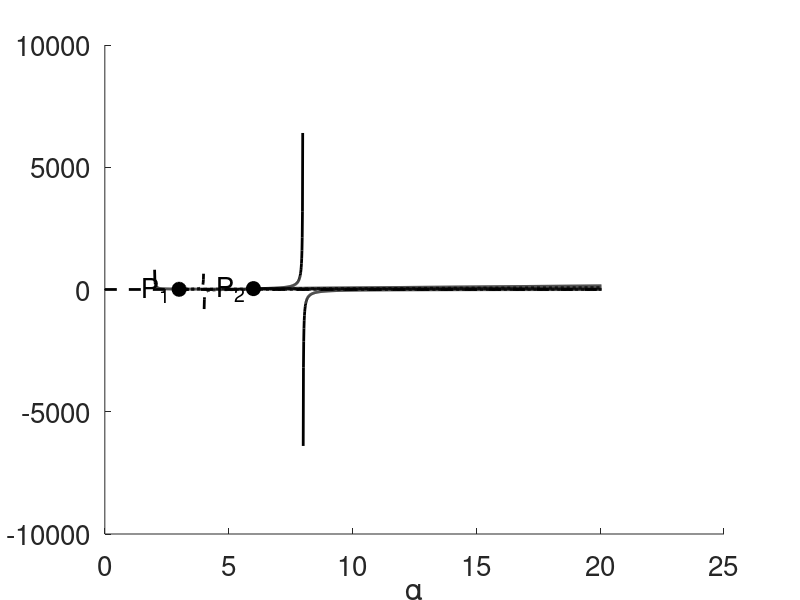

Write MATLAB code to recreate this figure. (Note: this script raises an error after producing the figure.)
function f=bnm1and2subPspace%(A)
alpha=(.05:.1:20.05); la=length(alpha);
beta=(2:.2:80); lb=length(beta);
A=zeros(la,lb);
[al,be]=meshgrid(alpha,beta);
al=al'; be=be';
A(be>2*al.^2./(al-2))=1;
A(al<2)=0;
m1=4./(8-al).*(9*al-al.^2+sqrt(al.*(al-6).^3));
m2=4./(8-al).*(9*al-al.^2-sqrt(al.*(al-6).^3));

B=zeros(la,lb);
be58=be; be58(al<5)=NaN; be58(al>8)=NaN;
%be5=be; be5(al<5)=NaN;
be8=be; be8(al<8)=NaN;
B(be58<m1)=.5;
B(be58>m2)=B(be58>m2)+.5;
B(be8>m2)=B(be8>m2)+1;
B(B>1)=1; B(B<1)=0;
A=A+B;
A(A==0)=NaN;
%

%}
f=A;
%Plot:
fs=20; lw=2; ms=10;
alphaLine=(2.01:.01:alpha(end));
betaLine=2*alphaLine.^2./(alphaLine-2);

alphaLine2=(6:.01:alpha(end));
qq=sqrt(alphaLine2.*(alphaLine2-6).^(3));
%alphaLine2a=(6:.01:8);%alpha(end));
%qqa=sqrt(alphaLine2a-6).^(3);
betaLine2p=(4./(alphaLine2-8)).*(alphaLine2.^2-9*alphaLine2+qq);
betaLine2m=(4./(alphaLine2-8)).*(alphaLine2.^2-9*alphaLine2-qq);

eps=.01; thr=5;%Max beta+
al=(3+eps:eps:alpha(end))';
lal=length(al);
[bet1,bet2]=arrayfun(@betfromal,al);

figure
hold on
a=alpha; a(a<=2)=[]; a(a>=8)=[];
b=beta;%(beta>8);


Gammav=54*a.^2./(8-a)./(a-2)./(a+1);
plot(alphaLine,betaLine,'k-','linewidth',lw)
plot(alphaLine2,betaLine2p,'k-','linewidth',lw)
plot(alphaLine2,betaLine2m,'k-','linewidth',lw)
plot([0,alpha(end)],[1,1],'k--','linewidth',lw)
plot(al,bet1,'k--','linewidth',lw)
plot(al,bet2,'k--','linewidth',lw)
plot(3,9,'ko','markersize',ms,'markerfacecolor','k','linewidth',1)
plot(6,36,'ko','markersize',ms,'markerfacecolor','k','linewidth',1)
%}
txt1='P_1';
text(1.5,7,txt1,'fontsize',fs)
txt1='P_2';
text(4.5,34,txt1,'fontsize',fs)
set(gca,'FontSize',fs)
xlabel('\alpha')
ylabel('\beta','rot',0)
grid on
grid minor
box on
ax = gca;
ax.Layer = 'top';
%caxis([.5,9.5])
%colorbar('ticks',[2,5,8],'ticklabels',{'3','5','9'})
axis([0,alpha(end),0,beta(end)])
hold off
end

function f=toSolve(a,b)
f=b.^3-9*a.*b.^2+6*a.*(a+9).*b+16*a.^2;
end

function [f,g]=betfromal(al)
f=(9*al-2*al^2-2*sqrt(al*(al-3)^3))/(4-al);
g=(9*al-2*al^2+2*sqrt(al*(al-3)^3))/(4-al);
end